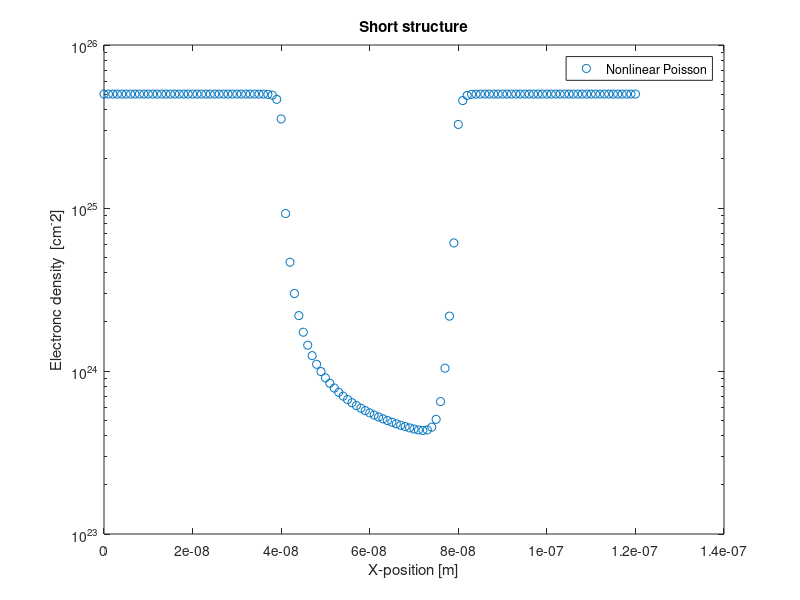
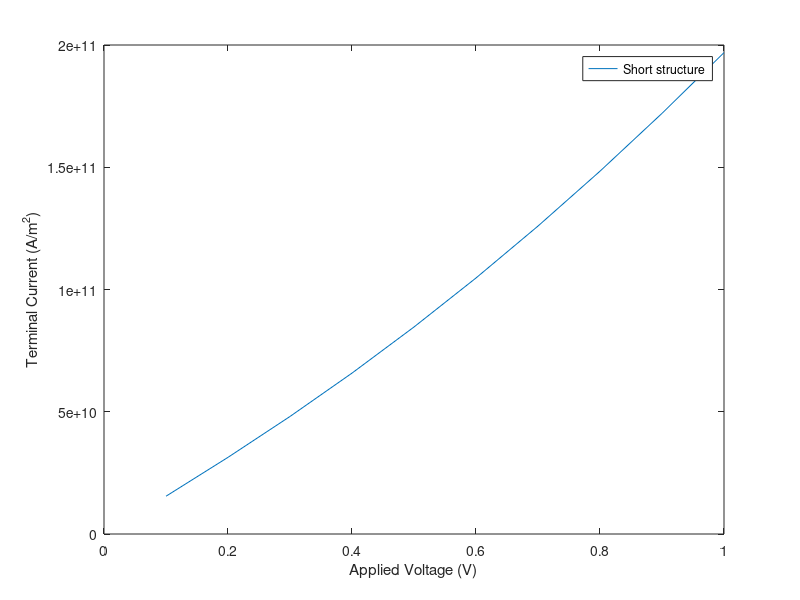

Source code (MATLAB) for these figures, in order:
close all;
clear all;


q = 1.602192e-19; % Elementary charge, C
eps0 = 8.854187817e-12; % Vacuum permittivity, F/m
k_B = 1.380662e-23; % Boltzmann constant, J/K
T = 300.0; % Temperature, K
thermal = k_B*T/q; % Thermal voltage, V
sel_size = 1; % 0 => long & 1 => short
sel_spacing = 1; % 0 => 0.5 nm or 0.2  & 1 => 1 nm & 2 => 10 nm or 5 nm
N_large = 600e-9; % [m] 600 nm
N_short = 120e-9; % [m] 120 nm
% Selection the specfic conditions
mu = 0.14; % [m^2/V*s] mobility
D_n = thermal*mu; % [] Diffusion constant by Einstein relation
if (sel_size == 0) % long sturcture
    if (sel_spacing == 0) % 0.5 nm
        Deltax = 0.5e-9; %  spacing
        N = N_large/Deltax +1;
        N = round(N);
        x_12 = 201; % At x=200 nm
        x_23 = 1001; % At x=1000 nm
    elseif (sel_spacing == 1)
        Deltax = 1e-9; %  spacing
        N = N_large/Deltax +1;
        N = round(N);
        x_12 = 101; % At x=100 nm
        x_23 = 501; % At x=500 nm
    elseif (sel_spacing == 2)
        Deltax = 10e-9; %  spacing
        N = N_large/Deltax +1;
        N = round(N);
        x_12 = 11; % At x=10 nm
        x_23 = 51; % At x=50 nm
    end
        Ndon = 2e21*ones(N,1); % 2e15 /cm^3
        Ndon(1:x_12,1) = 5e23; % 5e17 /cm^3
        Ndon(x_23:N,1) = 5e23; % 5e17 /cm^3
elseif (sel_size == 1) % short sturcture
    if (sel_spacing == 0) % 0.5 nm
        Deltax = 0.2e-9; %  spacing
        N = N_short/Deltax +1;
        N = round(N);
        x_12 = 201; % At x=40 nm
        x_23 = 401; % At x=80 nm
    elseif (sel_spacing == 1)
        Deltax = 1e-9; %  spacing
        N = N_short/Deltax +1;
        N = round(N);
        x_12 = 41; % At x=40 nm
        x_23 = 81; % At x=80 nm
    elseif (sel_spacing == 2)
        Deltax = 5e-9; %  spacing
        N = N_short/Deltax +1;
        N = round(N);
        x_12 = 9; % At x=40 nm
        x_23 = 17; % At x=80 nm
    end
        Ndon = 2e23*ones(N,1); % 2e15 /cm^3
        Ndon(1:x_12,1) = 5e25; % 5e17 /cm^3
        Ndon(x_23:N,1) = 5e25; % 5e17 /cm^3
end
        

x = Deltax*transpose([0:N-1]); % real space, m

eps_si = 11.7; eps_ox = 3.9; % Relative permittivity
% Ndon = 2e21*ones(N,1); % 2e15 /cm^3
% Ndon(1:x_12,1) = 5e23; % 5e17 /cm^3
% Ndon(x_23:N,1) = 5e23; % 5e17 /cm^3



ni = 1.075e16; % 1.075e10 /cm^3
coef = Deltax*Deltax*q/eps0;




N_bias = 10;
phi_bias = zeros(N,N_bias);
elec_bias = zeros(N,N_bias);
for bias = 0:N_bias;
    
    phi=zeros(N,1);
    phi(:,1)=thermal*log(Ndon(:,1)/ni);
    elec=zeros(N,1);
    elec=ni*exp(phi/thermal);
    V_applied = 0.05*bias;


%     for newton = 1:10
        %%% Jaco and res are constructed here
%         res = zeros(N,1);
%         Jaco = sparse(N,N);
%         res(1,1) = phi(1,1) - thermal*log(Ndon(1,1)/ni);
%         Jaco(1,1) = 1.0;
%         
%         res(N,1) = phi(N,1) - thermal*log(Ndon(N,1)/ni) - V_applied ;
%         Jaco(N,N) = 1.0;
% 
% 
%         for ii = 2:N-1
%             res(ii,1) = eps_si*(phi(ii+1,1) -2*phi(ii,1) + phi(ii-1,1));
%             Jaco(ii,ii-1) = eps_si;
%             Jaco(ii,ii) = -2*eps_si;
%             Jaco(ii,ii+1) = eps_si;
%         end
% 
%         for ii = 2:N-1
%             res(ii,1) = res(ii,1) + coef*(-ni*exp(phi(ii,1)/thermal) + Ndon(ii,1));
%             Jaco(ii,ii) = Jaco(ii,ii) - coef*ni*exp(phi(ii,1)/thermal)/thermal;
%         end
% 
%         update = Jaco\(-res);
%         phi = phi + update;
%     %     norm(update,inf);
%     end


    % figure;
    % plot(x,phi);


    % figure;
%     res=zeros(2*N,1);
%     Jaco=sparse(2*N,2*N);
%     res(1,1)=phi(1,1)-thermal*log(Ndon(1,1)/ni);
%     Jaco(1,1)=1.0;
%     elec = zeros(N,1);
%     elec = ni*exp(phi/thermal);
    % plot(x,elec,'r');
    % hold on
    

%     phi_poi = phi;
%     elec_poi = elec;

    %% coupled equation with continuity equation and Nonlinear poisson's equation

  

    for newton = 1:10
    
    
        res = zeros(2*N,1);
        Jaco = sparse(2*N,2*N);
        res(1,1) = phi(1,1) - thermal*log(Ndon(1,1)/ni);
        Jaco(1,1) = 1.0;

        % Nonlinear Poisson's eqn

        for ii = 2:N-1
            res(2*ii-1,1) = eps_si*(phi(ii+1,1) - 2*phi(ii,1) + phi(ii-1,1)) + coef*(Ndon(ii,1) - elec(ii,1));
            Jaco(2*ii -1,2*ii +1) = eps_si;
            Jaco(2*ii -1,2*ii -1) = -2*eps_si;
            Jaco(2*ii -1,2*ii -3) = eps_si;
            Jaco(2*ii -1,2*ii ) = -coef;
        end

        res(2*N - 1,1) = phi(N,1) - thermal*log(Ndon(N,1)/ni) - V_applied;
        Jaco(2*N -1, 2*N -1) = 1.0;

        % The continuity equation

        for ii = 1:N-1 % edge-wise construction
            n_av = 0.5*(elec(ii+1,1) + elec(ii,1));
            dphidx = (phi(ii+1,1) - phi(ii,1))/Deltax;
            delecdx = (elec(ii+1,1) - elec(ii,1))/Deltax;
            Jn = n_av*dphidx - thermal*delecdx;
            res(2*ii,1) = res(2*ii,1) + Jn;
            Jaco(2*ii,2*ii+2) = Jaco(2*ii,2*ii +2) + 0.5*dphidx - thermal/Deltax;
            Jaco(2*ii,2*ii) = Jaco(2*ii,2*ii ) + 0.5*dphidx + thermal/Deltax;
            Jaco(2*ii,2*ii+1) = Jaco(2*ii,2*ii +1) + n_av/Deltax;
            Jaco(2*ii,2*ii-1) = Jaco(2*ii,2*ii -1) - n_av/Deltax;
            res(2*ii+2,1) = res(2*ii+2,1) - Jn;
            Jaco(2*ii +2,2*ii+2) = Jaco(2*ii+2,2*ii +2) - 0.5*dphidx + thermal/Deltax;
            Jaco(2*ii +2,2*ii) = Jaco(2*ii+2,2*ii ) - 0.5*dphidx - thermal/Deltax;
            Jaco(2*ii +2,2*ii+1) = Jaco(2*ii+2,2*ii +1) - n_av/Deltax;
            Jaco(2*ii +2,2*ii-1) = Jaco(2*ii+2,2*ii -1) + n_av/Deltax;
        end

        % BCs

        res(2,1) = elec(1,1) - Ndon(1,1);
        Jaco(2,:) = 0.0;
        Jaco(2,2) = 1.0;
        res(2*N,1) = elec(N,1) - Ndon(N,1);
        Jaco(2*N,:) = 0.0;
        Jaco(2*N,2*N) = 1.0;

        % Scaling : Set R and C

        Cvector = zeros(2*N,1);
        Cvector(1:2:2*N-1,1) = thermal;
        Cvector(2:2:2*N,1) = max(abs(Ndon));
        Cmatrix = spdiags(Cvector,0,2*N,2*N);
        Jaco_scaled = Jaco * Cmatrix;
        Rvector = 1./sum(abs(Jaco_scaled),2);
        Rmatrix = spdiags(Rvector,0,2*N,2*N);
        Jaco_scaled = Rmatrix * Jaco_scaled;
        res_scaled = Rmatrix*res;
        update_scaled = Jaco_scaled \ (-res_scaled);
        update = Cmatrix * update_scaled;

        phi = phi + update(1:2:2*N-1,1);
        elec = elec + update(2:2:2*N,1);
    end
    phi_bias(:,bias+1) = phi;
    elec_bias(:,bias+1) = elec;
end

% plot(x,elec,'o');

figure;

semilogy(x,elec,'o')

legend('Nonlinear Poisson','Self-consistent')
title('Short structure')
xlabel('X-position [m]')
ylabel('Electronc density  [cm^-2]')

J = zeros(N-1,N_bias);
for bb = 0:N_bias
    phi_J = phi_bias(:,bb+1);
    elec_J = elec_bias(:,bb+1);
    
    for ss = 2:N
        x_1 = ( phi_J(ss) - phi_J(ss-1) )./ thermal ;

        J(ss,bb+1) = -(q*D_n/Deltax)*( elec_J(ss,1)*(x_1/(exp(x_1)-1)) - elec_J(ss-1,1)* (-x_1/(exp(-x_1) -1)) );
    end
end

bias_re = 0:10;
bias_re = 0.1*bias_re;
figure;
plot(bias_re,J(N-1,:));
xlabel('Applied Voltage (V)')
ylabel('Terminal Current (A/m^2)')
legend('Short structure')
